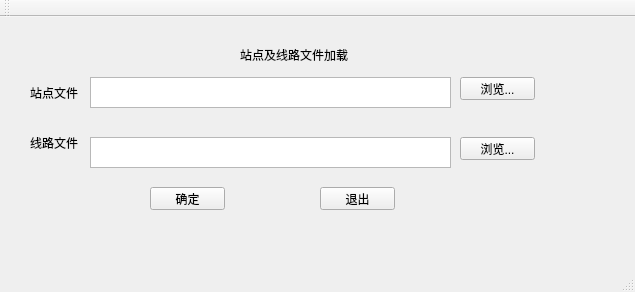
<?xml version="1.0" encoding="UTF-8"?>
<ui version="4.0">
 <class>QtWidgetsFL</class>
 <widget class="QMainWindow" name="QtWidgetsFL">
  <property name="geometry">
   <rect>
    <x>0</x>
    <y>0</y>
    <width>635</width>
    <height>292</height>
   </rect>
  </property>
  <property name="maximumSize">
   <size>
    <width>635</width>
    <height>292</height>
   </size>
  </property>
  <property name="windowTitle">
   <string>文件加载</string>
  </property>
  <widget class="QWidget" name="centralWidget">
   <widget class="QLabel" name="labelWind">
    <property name="geometry">
     <rect>
      <x>240</x>
      <y>30</y>
      <width>111</width>
      <height>16</height>
     </rect>
    </property>
    <property name="text">
     <string>站点及线路文件加载</string>
    </property>
   </widget>
   <widget class="QLabel" name="labelLine">
    <property name="geometry">
     <rect>
      <x>30</x>
      <y>120</y>
      <width>54</width>
      <height>12</height>
     </rect>
    </property>
    <property name="text">
     <string>线路文件</string>
    </property>
   </widget>
   <widget class="QLabel" name="labelStop">
    <property name="geometry">
     <rect>
      <x>30</x>
      <y>70</y>
      <width>54</width>
      <height>12</height>
     </rect>
    </property>
    <property name="text">
     <string>站点文件</string>
    </property>
   </widget>
   <widget class="QPushButton" name="pushButtonStop">
    <property name="geometry">
     <rect>
      <x>460</x>
      <y>120</y>
      <width>75</width>
      <height>23</height>
     </rect>
    </property>
    <property name="text">
     <string>浏览...</string>
    </property>
   </widget>
   <widget class="QPushButton" name="pushButtonLine">
    <property name="geometry">
     <rect>
      <x>460</x>
      <y>60</y>
      <width>75</width>
      <height>23</height>
     </rect>
    </property>
    <property name="text">
     <string>浏览...</string>
    </property>
   </widget>
   <widget class="QPushButton" name="pushButtonDone">
    <property name="geometry">
     <rect>
      <x>150</x>
      <y>170</y>
      <width>75</width>
      <height>23</height>
     </rect>
    </property>
    <property name="text">
     <string>确定</string>
    </property>
   </widget>
   <widget class="QPushButton" name="pushButtonQuit">
    <property name="geometry">
     <rect>
      <x>320</x>
      <y>170</y>
      <width>75</width>
      <height>23</height>
     </rect>
    </property>
    <property name="text">
     <string>退出</string>
    </property>
   </widget>
   <widget class="QTextEdit" name="textEditStop">
    <property name="geometry">
     <rect>
      <x>90</x>
      <y>60</y>
      <width>361</width>
      <height>31</height>
     </rect>
    </property>
   </widget>
   <widget class="QTextEdit" name="textEditLine">
    <property name="geometry">
     <rect>
      <x>90</x>
      <y>120</y>
      <width>361</width>
      <height>31</height>
     </rect>
    </property>
   </widget>
  </widget>
  <widget class="QMenuBar" name="menuBar">
   <property name="geometry">
    <rect>
     <x>0</x>
     <y>0</y>
     <width>635</width>
     <height>23</height>
    </rect>
   </property>
  </widget>
  <widget class="QToolBar" name="mainToolBar">
   <attribute name="toolBarArea">
    <enum>TopToolBarArea</enum>
   </attribute>
   <attribute name="toolBarBreak">
    <bool>false</bool>
   </attribute>
  </widget>
  <widget class="QStatusBar" name="statusBar"/>
 </widget>
 <layoutdefault spacing="6" margin="11"/>
 <resources/>
 <connections>
  <connection>
   <sender>pushButtonStop</sender>
   <signal>clicked()</signal>
   <receiver>QtWidgetsFL</receiver>
   <slot>inputStop()</slot>
   <hints>
    <hint type="sourcelabel">
     <x>497</x>
     <y>166</y>
    </hint>
    <hint type="destinationlabel">
     <x>317</x>
     <y>145</y>
    </hint>
   </hints>
  </connection>
  <connection>
   <sender>pushButtonQuit</sender>
   <signal>clicked()</signal>
   <receiver>QtWidgetsFL</receiver>
   <slot>close()</slot>
   <hints>
    <hint type="sourcelabel">
     <x>357</x>
     <y>216</y>
    </hint>
    <hint type="destinationlabel">
     <x>317</x>
     <y>145</y>
    </hint>
   </hints>
  </connection>
  <connection>
   <sender>pushButtonLine</sender>
   <signal>clicked()</signal>
   <receiver>QtWidgetsFL</receiver>
   <slot>inputLine()</slot>
   <hints>
    <hint type="sourcelabel">
     <x>497</x>
     <y>106</y>
    </hint>
    <hint type="destinationlabel">
     <x>317</x>
     <y>145</y>
    </hint>
   </hints>
  </connection>
  <connection>
   <sender>pushButtonDone</sender>
   <signal>clicked()</signal>
   <receiver>QtWidgetsFL</receiver>
   <slot>checkFile()</slot>
   <hints>
    <hint type="sourcelabel">
     <x>187</x>
     <y>216</y>
    </hint>
    <hint type="destinationlabel">
     <x>317</x>
     <y>145</y>
    </hint>
   </hints>
  </connection>
 </connections>
 <slots>
  <slot>inputStop()</slot>
  <slot>inputLine()</slot>
  <slot>checkFile()</slot>
 </slots>
</ui>
